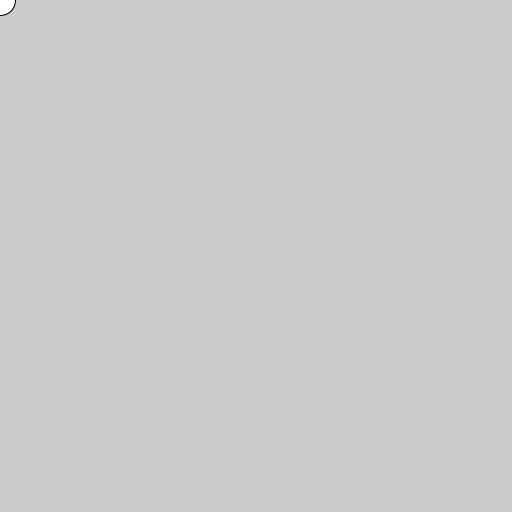
Frame 1 (no input)
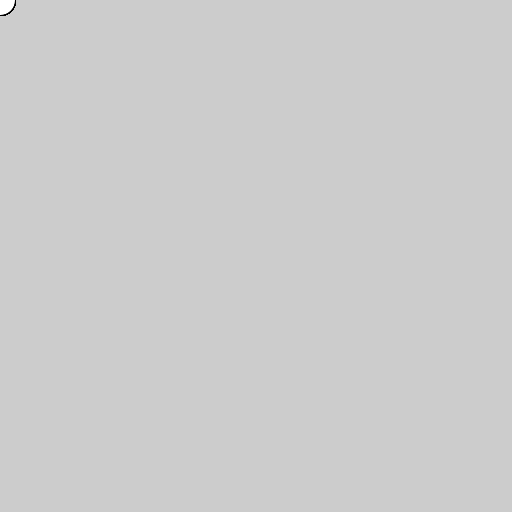
Frame 60 (the mouse pressed at the canvas centre just before this capture)
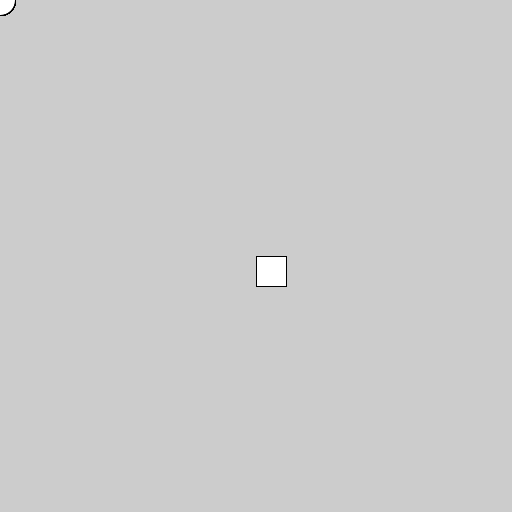
Frame 120 (the mouse held since frame 60 and released just before this capture)

The Processing sketch that drew these frames (run headless with seeded random() and noise(); from frame 60 on, the mouse is pressed at the canvas centre):

// Processing sketch: hello
// ── hello.pde
void setup() {
  size(512, 512);
}

// drawing circle or react. react appear if you puressed mouse
void draw() {
  if (mousePressed) {
    rect(mouseX, mouseY, 30, 30);
  }else {
    ellipse(mouseX, mouseY, 30, 30);
  }
  
  
}
